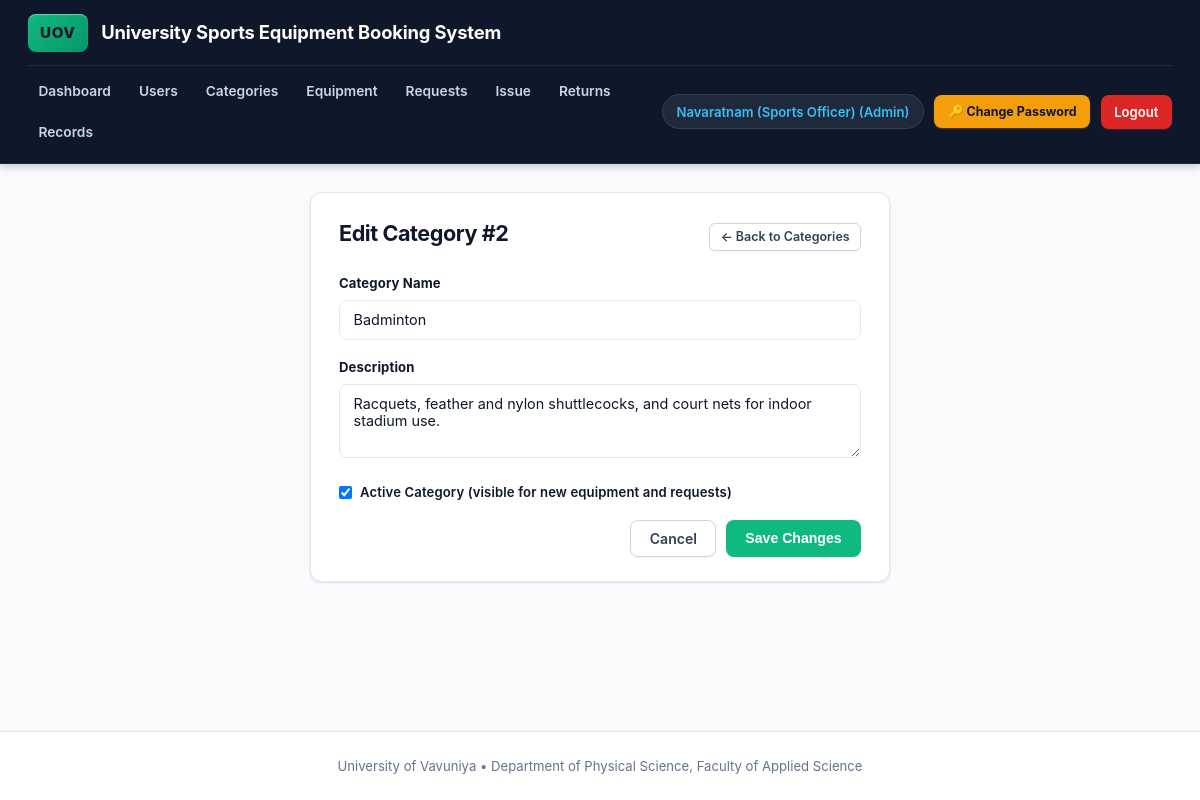
The app's page /admin/edit_category.php?id=2 (signed in) with its own data.
### tables this page shows
CREATE TABLE `equipment_categories` (
  `category_id` INT AUTO_INCREMENT PRIMARY KEY,
  `category_name` VARCHAR(100) NOT NULL,
  `description` TEXT NULL,
  `active` TINYINT(1) NOT NULL DEFAULT 1
);

### includes/auth.php (called while the page is built, shortened)
<?php
function e(?string $str): string {
    return htmlspecialchars($str ?? '', ENT_QUOTES, 'UTF-8');
}

### admin/edit_category.php (the view, shortened to what this page needs)
<?php
require_once __DIR__ . '/../config/db.php';
require_once __DIR__ . '/../includes/auth.php';
$cid     = (int)($_GET['id'] ?? $_POST['category_id'] ?? 0);
$stmt = $pdo->prepare("SELECT * FROM equipment_categories WHERE category_id = ?");
$stmt->execute([$cid]);
$category = $stmt->fetch();
require_once __DIR__ . '/../includes/header.php';
?>
<div class="card" style="max-width: 580px; margin: 0 auto;">
    <div style="display:flex; justify-content:space-between; align-items:center; margin-bottom:1rem;">
        <h2>Edit Category #<?= (int)$category['category_id'] ?></h2>
        <a href="/sports_equipment_system/admin/manage_categories.php" class="btn btn-sm btn-secondary">&larr; Back to Categories</a>
    </div>
    <form method="post">
        <div class="form-group">
            <label>Category Name</label>
            <input type="text" name="category_name" value="<?= e($category['category_name']) ?>" required>
        </div>
        <div class="form-group">
            <label>Description</label>
            <textarea name="description" rows="3"><?= e($category['description']) ?></textarea>
        </div>
        <div class="form-group" style="display:flex; align-items:center; gap:0.5rem;">
            <input type="checkbox" name="active" id="activeChk" value="1" <?= $category['active'] ? 'checked' : '' ?> style="width:auto;">
            <label for="activeChk" style="margin:0; font-weight:600; cursor:pointer;">Active Category (visible for new equipment and requests)</label>
        </div>
        <div style="display:flex; justify-content:flex-end; gap:0.6rem; margin-top:1rem;">
            <a href="/sports_equipment_system/admin/manage_categories.php" class="btn btn-secondary">Cancel</a>
            <button type="submit" class="btn btn-success">Save Changes</button>
        </div>
    </form>
</div>
<?php require_once __DIR__ . '/../includes/footer.php'; ?>

### assets/css/style.css (style rules this page uses)
:root { --color-primary: #0284c7; --color-primary-hover: #0369a1; --color-primary-light: #e0f2fe; --color-primary-text: #0369a1; --color-secondary: #0f172a; --color-secondary-sub: #1e293b; --color-accent: #10b981; --color-accent-hover: #059669; --color-bg: #f8fafc; --color-card-bg: #ffffff; --color-border: #e2e8f0; --color-border-subtle: #f1f5f9; --color-text-main: #0f172a; --color-text-body: #334155; --color-text-muted: #64748b; --color-text-faint: #94a3b8; --status-pending-bg: #fef3c7; --status-pending-text: #92400e; --status-pending-border: #fde68a; --status-approved-bg: #e0f2fe; --status-approved-text: #0369a1; --status-approved-border: #bae6fd; --status-completed-bg: #d1fae5; --status-completed-text: #065f46; --status-completed-border: #a7f3d0; --status-rejected-bg: #fee2e2; --status-rejected-text: #991b1b; --status-rejected-border: #fecaca; --status-overdue-bg: #fef2f2; --status-overdue-text: #b91c1c; --status-overdue-border: #fca5a5; --font-family: 'Inter', -apple-system, BlinkMacSystemFont, 'Segoe UI', Roboto, Helvetica, Arial, sans-serif; --radius-sm: 0.375rem; --radius-md: 0.5rem; --radius-lg: 0.75rem; --radius-xl: 1rem; --radius-pill: 9999px; --shadow-xs: 0 1px 2px rgba(15, 23, 42, 0.05); --shadow-sm: 0 1px 3px rgba(15, 23, 42, 0.08), 0 1px 2px rgba(15, 23, 42, 0.04); --shadow-md: 0 4px 6px -1px rgba(15, 23, 42, 0.08), 0 2px 4px -2px rgba(15, 23, 42, 0.05); --shadow-lg: 0 10px 15px -3px rgba(15, 23, 42, 0.08), 0 4px 6px -4px rgba(15, 23, 42, 0.04); }
* { box-sizing: border-box; margin: 0; padding: 0; }
body { font-family: var(--font-family); background-color: var(--color-bg); color: var(--color-text-body); line-height: 1.55; min-height: 100vh; display: flex; flex-direction: column; -webkit-font-smoothing: antialiased; }
.card { background: var(--color-card-bg); border-radius: var(--radius-lg); padding: 1.5rem 1.75rem; border: 1px solid var(--color-border); box-shadow: var(--shadow-sm); margin-bottom: 1.5rem; transition: box-shadow 0.2s ease; }
.card h2 { font-size: 1.35rem; font-weight: 700; color: var(--color-text-main); letter-spacing: -0.02em; margin-bottom: 0.4rem; }
.btn { display: inline-flex; align-items: center; justify-content: center; gap: 0.4rem; padding: 0.55rem 1.15rem; border: 1px solid transparent; border-radius: var(--radius-md); background: var(--color-primary); color: #ffffff; font-weight: 600; font-size: 0.88rem; cursor: pointer; text-decoration: none; box-shadow: var(--shadow-xs); transition: all 0.15s ease-in-out; line-height: 1.25; }
.btn-secondary { background: #ffffff; color: #334155; border: 1px solid #cbd5e1; }
.btn-success { background: var(--color-accent); color: #ffffff; }
.btn-sm { padding: 0.35rem 0.65rem; font-size: 0.78rem; border-radius: var(--radius-sm); font-weight: 600; }
.form-group { margin-bottom: 1.1rem; }
.form-group label { display: block; font-size: 0.82rem; font-weight: 700; margin-bottom: 0.4rem; color: var(--color-text-main); letter-spacing: 0.01em; }
.form-group input, .form-group select, .form-group textarea { width: 100%; padding: 0.65rem 0.85rem; border: 1.5px solid var(--color-border); border-radius: var(--radius-md); font-size: 0.9rem; font-family: inherit; color: var(--color-text-main); background-color: #ffffff; transition: all 0.15s ease; outline: none; }

### records on screen
equipment_categories: category_id "2", category_name "Badminton", description "Racquets, feather and nylon shuttlecocks, and court nets for indoor stadium use.", active "☑"

### other values on screen
$full_name "Navaratnam (Sports Officer)"
$current_role "Admin"
